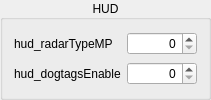
    <widget class="QGroupBox" name="groupBox_7" >
     <property name="title" >
      <string>HUD</string>
     </property>
     <property name="alignment" >
      <set>Qt::AlignCenter</set>
     </property>
     <layout class="QGridLayout" name="gridLayout_7" >
      <item row="0" column="0" >
       <widget class="QLabel" name="label_9" >
        <property name="toolTip" >
         <string>Set how enemies are shown on the radar</string>
        </property>
        <property name="text" >
         <string>hud_radarTypeMP</string>
        </property>
       </widget>
      </item>
      <item row="0" column="1" >
       <widget class="CCustomSpinboxWidget" name="hud_radarTypeMP" >
        <property name="minimumSize" >
         <size>
          <width>70</width>
          <height>0</height>
         </size>
        </property>
        <property name="maximumSize" >
         <size>
          <width>70</width>
          <height>16777215</height>
         </size>
        </property>
        <property name="alignment" >
         <set>Qt::AlignRight|Qt::AlignTrailing|Qt::AlignVCenter</set>
        </property>
        <property name="decimals" >
         <number>0</number>
        </property>
        <property name="maximum" >
         <double>2.000000000000000</double>
        </property>
       </widget>
      </item>
      <item row="1" column="0" >
       <widget class="QLabel" name="label_14" >
        <property name="toolTip" >
         <string>Enabled dogtags in the game</string>
        </property>
        <property name="text" >
         <string>hud_dogtagsEnable</string>
        </property>
       </widget>
      </item>
      <item row="1" column="1" >
       <widget class="CCustomSpinboxWidget" name="hud_dogtagsEnable" >
        <property name="minimumSize" >
         <size>
          <width>70</width>
          <height>0</height>
         </size>
        </property>
        <property name="maximumSize" >
         <size>
          <width>70</width>
          <height>16777215</height>
         </size>
        </property>
        <property name="alignment" >
         <set>Qt::AlignRight|Qt::AlignTrailing|Qt::AlignVCenter</set>
        </property>
        <property name="decimals" >
         <number>0</number>
        </property>
        <property name="maximum" >
         <double>1.000000000000000</double>
        </property>
       </widget>
      </item>
     </layout>
    </widget>
